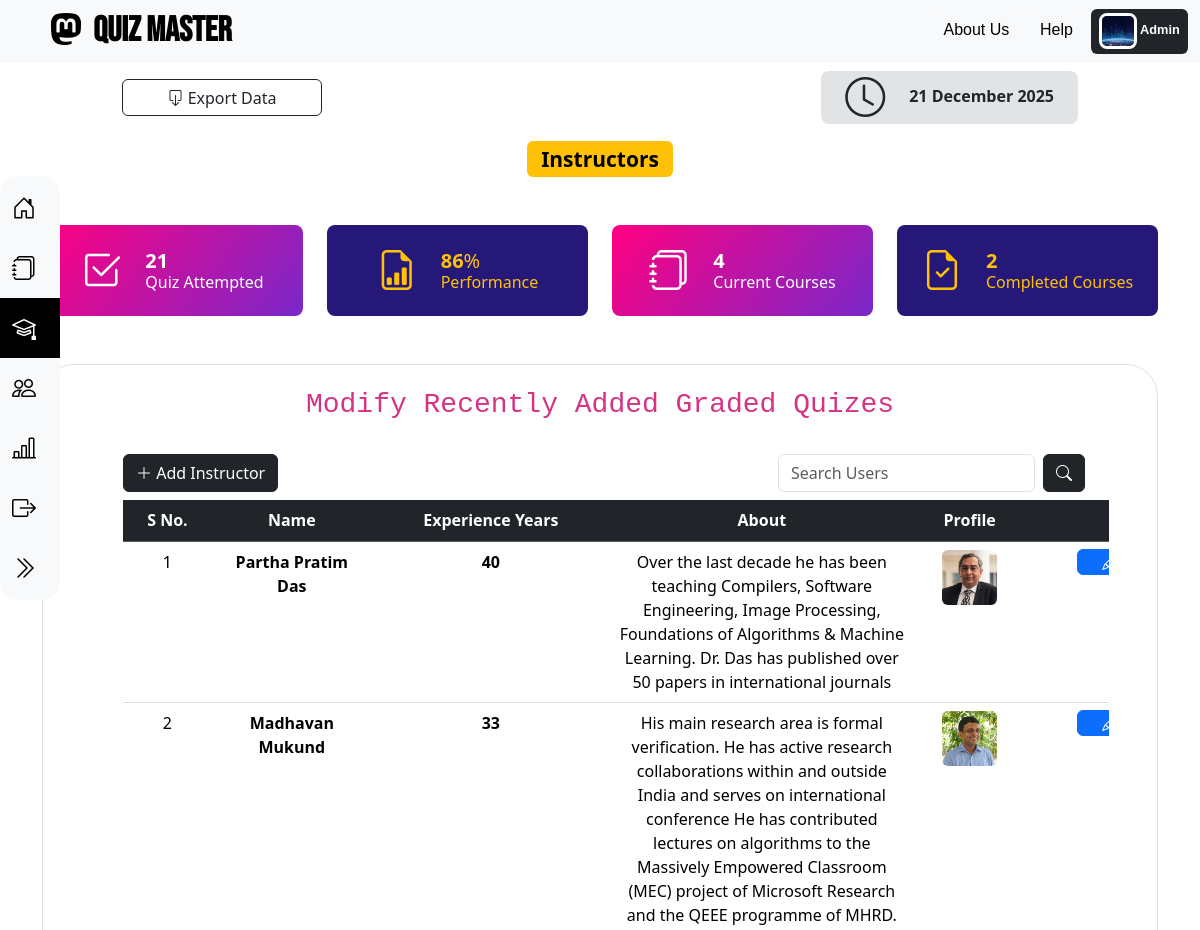
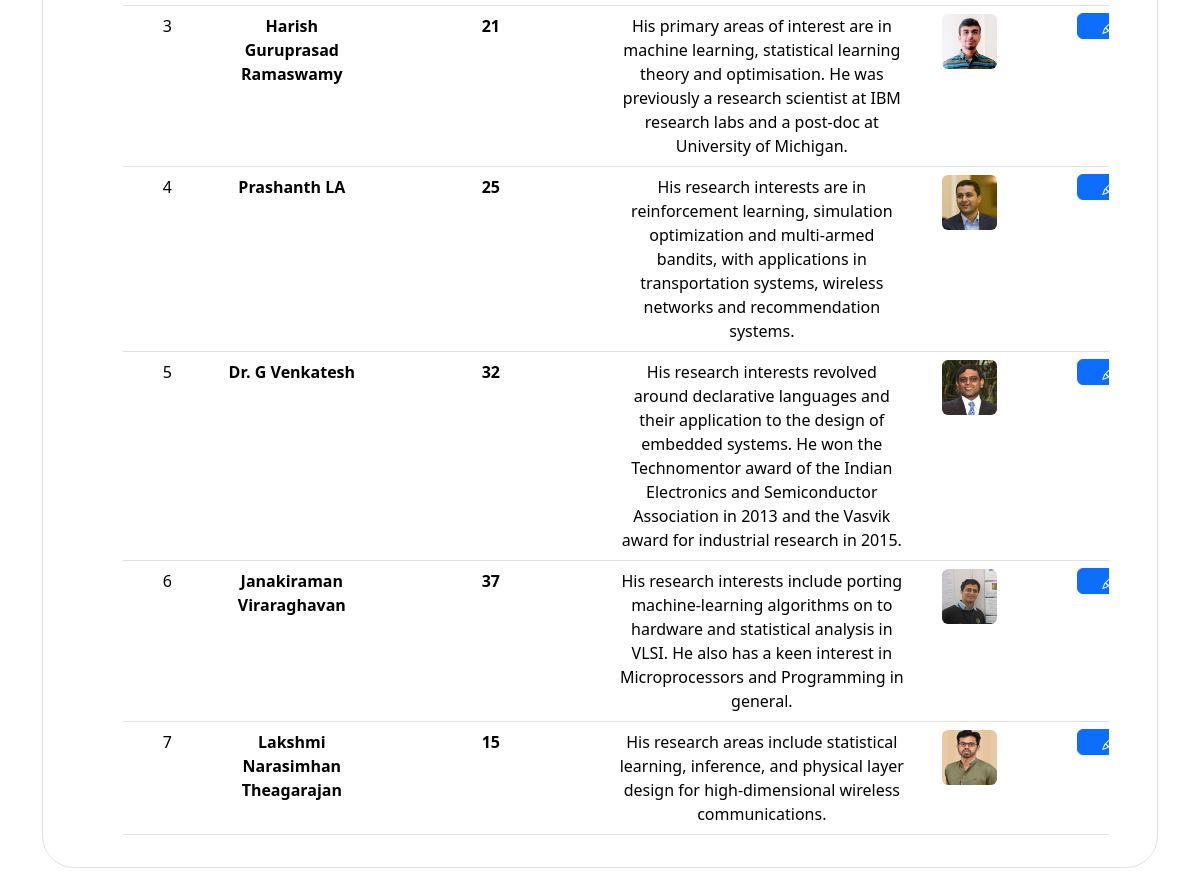
Page /admin_instructor on the committed database (2 pictures, top to bottom).
### application/models.py (models this page shows)
class User(db.Model):  # Student Model
    id = db.Column(db.Integer, primary_key=True)
    firstname = db.Column(db.String(), nullable=False)
    lastname = db.Column(db.String())
    dob = db.Column(db.Date(), nullable=False)
    gender = db.Column(db.String(), nullable=False)
    bloodgroup = db.Column(db.String(), nullable=False)
    qualification = db.Column(db.String(), nullable=False)
    email = db.Column(db.String(), unique=True, nullable=False)
    username = db.Column(db.String(), unique=True, nullable=False)
    password = db.Column(db.String(), nullable=False)
    profile_image = db.Column(db.String(), nullable=False)
    type = db.Column(db.String(), default="general")
    subjects = db.relationship('Subject', secondary=user_subject, backref='thatuser')
    scores = db.relationship("Score", backref="thatuser", cascade="all, delete-orphan")

class Instructor(db.Model):  # Instructor Model
    id = db.Column(db.Integer, primary_key=True)
    name = db.Column(db.String(), nullable=False)
    experience = db.Column(db.Integer)
    description = db.Column(db.String(), nullable=False)
    inst_image = db.Column(db.String(), nullable=False)

### application/controllers.py (the view, shortened to what this page needs)
@app.route("/admin_instructor", defaults={'optional': None}, methods=["GET", "POST"])
@app.route("/admin_instructor/<optional>", methods=["GET", "POST"])  #for creating api for showing instructors in subject create form only
def admin_instructor(optional):
    if request.method == 'GET':
        instructors=Instructor.query.all()
        if optional == "all_instructors":
            all_instructors = [{"id": instructor.id, "name": instructor.name} for instructor in instructors]
            return jsonify(all_instructors)
        else:
            this_user = User.query.filter_by(type="admin").first()
            return render_template("admin/admin_instructor.html", this_user=this_user, instructors=instructors)

### templates/admin/admin_instructor.html (shortened to what this page needs)
{% extends 'base/admin_base.html' %}
{% block admin_content %}
<div class="px-4 text-center">
  <div class="mb-5">
    <h3 ><span class="badge text-bg-warning">Instructors</span></h3>
  </div>
    <div class="container my-5">
        <div class="row g-4">
          <div class="col-sm-6 col-xl-3">
            <div class="d-flex justify-content-center align-items-center p-4 user-summary1 bg-opacity-15 rounded-3">
              <span class="display-6 lh-1 text-white mb-0"><i class="bi bi-check2-square"></i></span>
              <div class="ms-4 h6 fw-normal mb-0">
                <div class="d-flex">
                  <h5 class="purecounter mb-0 fw-bold text-white" data-purecounter-start="0" data-purecounter-end="10" data-purecounter-delay="200" data-purecounter-duration="0">21</h5>
                </div>
                <p class="mb-0 text-white">Quiz Attempted</p>
              </div>
            </div>
          </div>
          <div class="col-sm-6 col-xl-3">
            <div class="d-flex justify-content-center align-items-center p-4 user-summary2 bg-opacity-10 rounded-3">
              <span class="display-6 lh-1 text-warning mb-0"><i class="bi bi-file-earmark-bar-graph"></i></span>
              <div class="ms-4 h6 fw-normal mb-0">
                <div class="d-flex">
                  <h5 class="purecounter mb-0 fw-bold text-warning" data-purecounter-start="0" data-purecounter-end="200" data-purecounter-delay="200" data-purecounter-duration="0">86</h5>
                  <span class="mb-0 h5 text-warning">%</span>
                </div>
                <p class="mb-0 text-warning">Performance</p>
              </div>
            </div>
          </div>
          <div class="col-sm-6 col-xl-3">
            <div class="d-flex justify-content-center align-items-center p-4 user-summary1 bg-opacity-10 rounded-3">
              <span class="display-6 lh-1 text-white mb-0"><i class="bi bi-journals"></i></i></span>
              <div class="ms-4 h6 fw-normal mb-0">
                <div class="d-flex">
                  <h5 class="purecounter mb-0 fw-bold text-white" data-purecounter-start="0" data-purecounter-end="6" data-purecounter-delay="300" data-purecounter-duration="0">4</h5>
                </div>
                <p class="mb-0 text-white">Current Courses</p>
              </div>
            </div>
          </div>
          <div class="col-sm-6 col-xl-3">
            <div class="d-flex justify-content-center align-items-center p-4 user-summary2 bg-opacity-10 rounded-3">
              <span class="display-6 lh-1 text-warning mb-0"><i class="bi bi-file-earmark-check"></i></span>
              <div class="ms-4 h6 fw-normal mb-0">
                <div class="d-flex">
                  <h5 class="purecounter mb-0 fw-bold text-warning" data-purecounter-start="0" data-purecounter-end="6" data-purecounter-delay="300" data-purecounter-duration="0">2</h5>
                </div>
                <p class="mb-0 text-warning">Completed Courses</p>
              </div>
            </div>
          </div>
        </div>
    </div>
    <div class="container my-5">
        <div class="position-relative px-5 py-3 text-center text-muted bg-body border border-dashed rounded-5">
            <div class="d-flex justify-content-center position-relative">
                <h2><code>Modify Recently Added Graded Quizes</code></h2>
            </div><br>
            <div class="d-flex mx-4 mb-2">
                <button type="button" class="btn btn-dark me-auto mx-2" data-bs-toggle="modal" data-bs-target="#addInstructorModal"><i class="bi bi-plus-lg"></i> Add Instructor</button>
                <form class="d-flex" role="search">
                    <input class="form-control me-2" type="search" placeholder="Search Users" aria-label="Search">
                    <button class="btn btn-dark" type="submit"><i class="bi bi-search"></i></button>
                </form>
            </div>
            <div class="table-responsive" >
                <table class="table table-hover" style="width: 1142px; margin-left: 32px;">
                    <thead class="table-dark">
                    <tr>
                        <th scope="col">S No.</th>
                        <th scope="col">Name</th>
                        <th scope="col">Experience Years</th>
                        <th scope="col">About</th>
                        <th scope="col">Profile</th>
                        <th scope="col">Action</th>
                    </tr>
                    </thead>
                    <tbody class="table-group-divider">
                      {% for instructor in instructors %}
                      <tr class="pt-5" >
                          <td scope="row">{{ loop.index }}</td>
                          <th class="text-wrap" style="width: 10rem;">{{ instructor.name }}</th>
                          <th class="text-wrap">{{ instructor.experience }}</th>
                          <td class="text-wrap" style="width: 19rem;">{{ instructor.description }}</td>
                          <td>
                            <img src="/static/uploads/{{ instructor.inst_image }}" id="mod_prev_sub_image" width="55px" height="55px" class="rounded" alt="Subject Image">
                          </td>
                          <td class="" >
                              <button type="button" class="btn btn-primary view-btn" id="sub{{ instructor.id }}" value="{{ instructor.id }}" onclick="getInstructorDetails('{{ instructor.id }}')" data-bs-toggle="modal" data-bs-target="#modifyInstructorModal"><i class="bi bi-pencil"></i></button>
                          </td>
                      </tr>
                      {% endfor %}
                    </tbody>
                </table>
            </div>
        </div><br>
    </div>
</div>
{% endblock %}

### templates/base/admin_base.html (shortened to what this page needs)
{% extends 'base/base.html' %}
{% block page_css %}
  <link rel="stylesheet" href="/static/admin.css">
{% endblock %}
{% block profile %}
<a href="/go_to_profile" type="button">
  <span class="badge text-bg-dark">
      <img src="/static/uploads/{{ this_user.profile_image }}" width="38px" height="36px" class="rounded-3 border border-3 border-white" alt="..."> {{ this_user.firstname }}
  </span>
</a>
{% endblock %}
{% block page_body %}
<div class="sidebar" id="sidebar">
    <a href="/admin_home" id="ahome">
      <i class="bi bi-house-door"></i>
    </a>
    <a href="/admin_subject" id="asub">
      <i class="bi bi-journals"></i>
    </a>
    <a href="/admin_instructor" id="ainstructor">
      <i class="bi bi-mortarboard"></i>
    </a>
    <a href="/admin_user" id="a_user">
        <i class="bi bi-people"></i>
      </a>
    <a href="/admin_summary" id="asummary">
      <i class="bi bi-bar-chart-line"></i>
    </a>
    <a href="/logout">
      <i class="bi bi-box-arrow-right"></i>
    </a>
    <a href="#" id="toggleSidebar">
      <i class="bi bi-chevron-double-right" id="toggleIcon"></i>
    </a>
  </div>
  <main class="position asbolute">
    <div class="px-4 text-center">
      <div class="d-flex align-items-center justify-content-between position-relative mb-3 mt-2" style="padding-inline: 98px;">
        <a class="btn btn-outline-dark" type="button" style="height: 37px; width:200px;">
            <i class="bi bi-box-arrow-down"></i> Export Data
        </a>
        <div class="d-flex justify-content-center align-items-center p-4 bg-secondary-subtle bg-opacity-15 rounded-3" style="height: 53px; width: auto;">
            <span class="display-6 lh-1 text-dark mb-0"><i class="bi bi-clock"></i></span>
            <div class="ms-4 h6 fw-normal mb-0">
                <div class="d-flex">
                    <h6 class="mb-0 fw-bold">21 December 2025</h6>
                </div>
            </div>
        </div>
      </div>
    </div>
    {% block admin_content %} {% endblock %}
  </main>
{% endblock %}

### templates/base/base.html (shortened to what this page needs)
<!doctype html>
<html lang="en">
<head>
    <link rel="stylesheet" href="/static/base.css">
    <link href="https://cdn.jsdelivr.net/npm/bootstrap@5.3.3/dist/css/bootstrap.min.css" rel="stylesheet"
>
    <link rel="stylesheet" href="https://cdn.jsdelivr.net/npm/bootstrap-icons@1.11.3/font/bootstrap-icons.min.css">
    <link rel="stylesheet" href="https://cdnjs.cloudflare.com/ajax/libs/font-awesome/6.5.1/css/all.min.css">
    {% block page_css %} {% endblock %}
</head>
<body>
    <nav class="navbar navbar-expand-lg bg-body-tertiary" style="padding: 0px 0px;">
        <div class="container-fluid" style="padding-left: 50px;">
            <a class="navbar-brand" href="{{ url_for('home', user_id=session['any_user_id']) if session.get('any_user_id') else url_for('home') }}" style="font-weight: bold; font-size: 35px; font-family: Bebas Neue;">
                <i class="bi bi-mastodon icon-style"></i>&nbsp;&nbsp;Quiz
                Master</a>
            <div class="collapse navbar-collapse" id="navbarSupportedContent"
                style="font-weight: 500; font-size: 17px; font-family: sans-serif;">
                <span class="navbar-text" style="margin-left:auto;">
                    <a href="/about"><button type="button" class="btn btn-light toggle-btn" id="aboutBtn">About Us</button></a>
                    <a href="/help"><button type="button" class="btn btn-light toggle-btn" id="helpBtn">Help</button></a>
                    {% block profile %} {% endblock %}
                </span>
            </div>
        </div>
    </nav>
<main>
    {% block page_body %} {% endblock %}
</main>
</body>
</html>

### static/base.css (style rules this page uses)
html, body { height: 100%; margin: 0; display: flex; flex-direction: column; }
main { flex-grow: 1; }
.icon-style { font-size: 2rem; }

### static/admin.css (style rules this page uses)
.sidebar { width: 60px; height: 53vh; background: #f8f9fa; transition: width 0.3s ease-in-out; overflow: hidden; position: fixed; top: 0; left: 0; padding-top: 2px; border-radius: 17px; margin-top: 176px; z-index: 1000; }
.sidebar a { display: flex; align-items: center; text-decoration: none; color: black; padding: 12px; font-size: 16px; transition: background 0.3s; }
.sidebar a i { font-size: 24px; margin-right: 10px; }

### templates/admin/admin_instructor.html (style rules this page uses)
.user-summary1 { background-image: linear-gradient(310deg, #7928ca, #ff0080); }
.user-summary2 { background-color: #261878 !important; }
.view-btn { padding: 0px 24px; margin-top: -3px; }

### rows in the picture
User: profile_image (picture), firstname "Admin"
Instructor: name "Partha Pratim Das", experience "40", description "Over the last decade he has been teaching Compilers, Software Engineering, Image Processing, Foundations of Algorithms & Machine Learning. Dr. Das has published over 50 papers in international journals", inst_image (picture)
Instructor: name "Madhavan Mukund", experience "33", description "His main research area is formal verification. He has active research collaborations within and outside India and serves on international conference He has contributed lectures on algorithms to the Massively Empowered Classroom (MEC) project of Microsoft Research and the QEEE programme of MHRD.", inst_image (picture)
Instructor: name "Harish Guruprasad Ramaswamy", experience "21", description "His primary areas of interest are in machine learning, statistical learning theory and optimisation. He was previously a research scientist at IBM research labs and a post-doc at University of Michigan.", inst_image (picture)
Instructor: name "Prashanth LA", experience "25", description "His research interests are in reinforcement learning, simulation optimization and multi-armed bandits, with applications in transportation systems, wireless networks and recommendation systems.", inst_image (picture)
Instructor: name "Dr. G Venkatesh", experience "32", description "His research interests revolved around declarative languages and their application to the design of embedded systems. He won the Technomentor award of the Indian Electronics and Semiconductor Association in 2013 and the Vasvik award for industrial research in 2015.", inst_image (picture)
Instructor: name "Janakiraman Viraraghavan", experience "37", description "His research interests include porting machine-learning algorithms on to hardware and statistical analysis in VLSI. He also has a keen interest in Microprocessors and Programming in general.", inst_image (picture)
Instructor: name "Lakshmi Narasimhan Theagarajan", experience "15", description "His research areas include statistical learning, inference, and physical layer design for high-dimensional wireless communications.", inst_image (picture)
